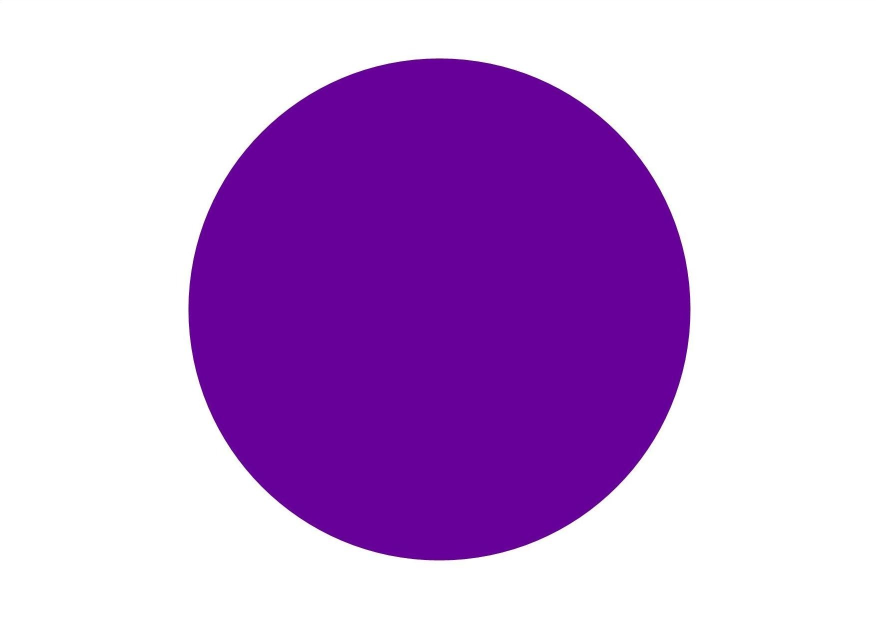
#> input picture data_for_gan/input/1.jpg, 1752 x 1238 px (shown at 1/2 size); its folder holds only this picture in this run
$ jupyter execute --allow-errors cv.ipynb
#> lines starting #> are read from the running program, lines starting #| are printed output that depends on the picture
[cell 1]
import cv2
import numpy as np
import os
import matplotlib.pyplot as plt

folder_path = '../data_for_gan/input'  # Замените на путь к вашей папке

for root, dirs, files in os.walk(folder_path):
    for file in files:
        file_path = os.path.join(root, file)
        image = cv2.imread(file_path)
#> image is the input picture: shape (1238, 1752, 3); mean B, G, R 217.6, 161.9, 199.4
        img = cv2.cvtColor(image, cv2.COLOR_BGR2RGB)
        min_values = np.min(img, axis=2)
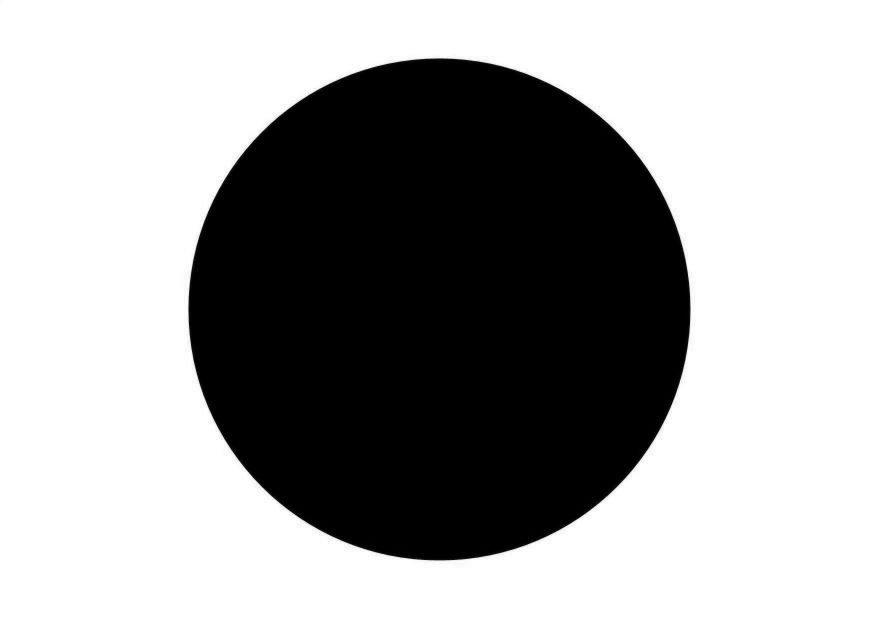
#> min_values: shape (1238, 1752) (shown at 1/2 size); min 0, max 255, mean 161.9
        max_values = np.max(img, axis=2)
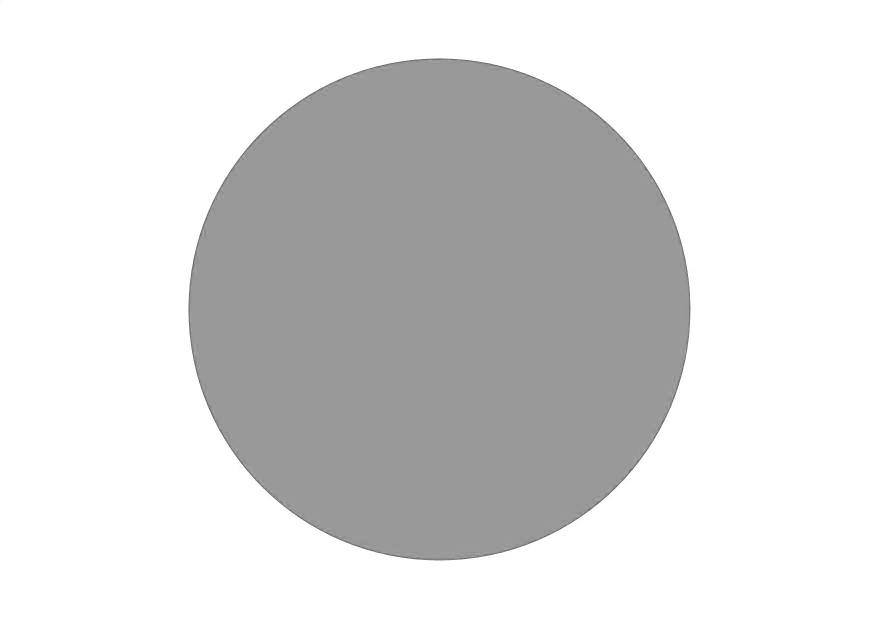
#> max_values: shape (1238, 1752) (shown at 1/2 size); min 73, max 255, mean 217.6

        # Вычисляем разницу между максимальным и минимальным значениями
        channel_diff = max_values - min_values
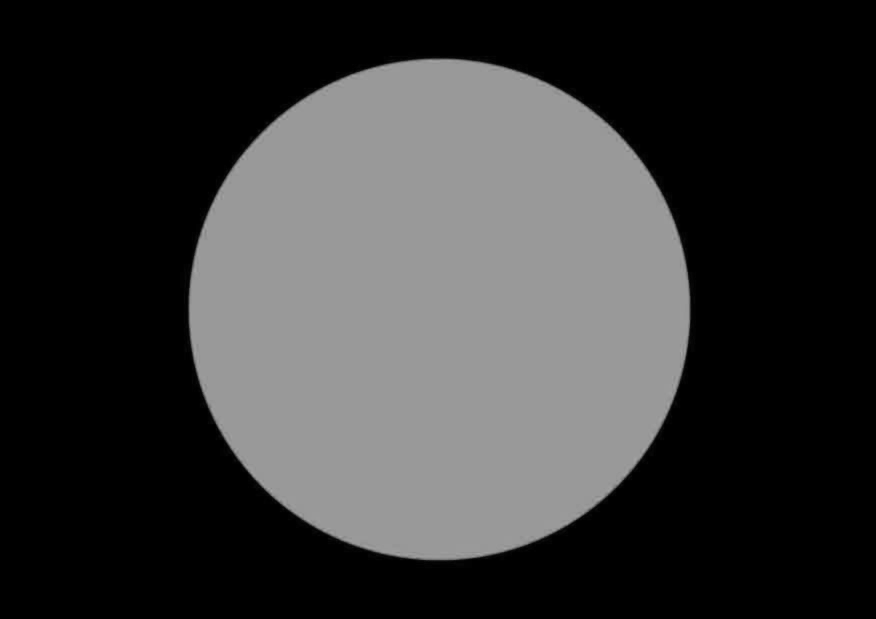
#> channel_diff: shape (1238, 1752) (shown at 1/2 size); min 0, max 170, mean 55.7

        # Создаем новую матрицу, заполненную нулями, размерности (N, M)
        result_matrix = np.zeros_like(min_values, dtype=np.uint8)

        # Устанавливаем значение 1 в пикселях, где разница < 20 в каждом канале
        # и при этом значение в третьем канале (оси 2) <= 128
        # Устанавливаем значение 1 в пикселях, где выполняется одно из двух условий
        result_matrix[np.logical_or(max_values <= 25, (max_values <= 110) & (channel_diff < 20))] = 1

        plt.imshow(result_matrix)
        print(file_path)
        print(result_matrix.shape)
        plt.show()
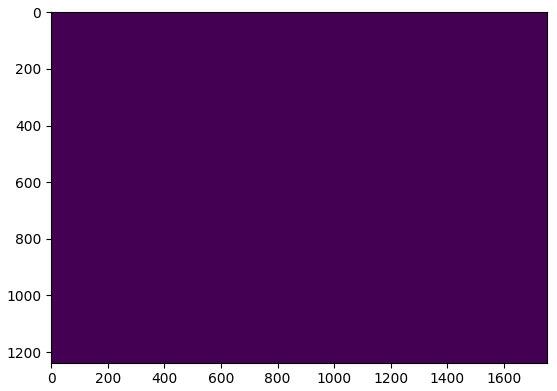
#> figure drawn by matplotlib, 1 panel

# Примените пороговую фильтрацию
# В данном случае, мы используем метод OTSU для автоматического выбора порога

# cv2.waitKey(0)
# cv2.destroyAllWindows()

[cell 2]
exit = (759, 618)

[cell 3]
import cv2
import numpy as np
import os
import matplotlib.pyplot as plt

file_path = '../data_for_gan/input/3.jpg'
image = cv2.imread(file_path)
#> (the rest of this cell did not finish here and is left out)

[cell 4]
x, y = 1, 1
matrix = np.array([ [1, 1, 1, 1, 1, 1, 1,-1,-1, 1],
                    [1, 0, 0, 0, 0, 0, 0, 0, 0,1],
                    [1,49,49,49,49, 0, 0, 0, 0, 1],
                    [1, 0, 0, 0, 0,49, 1, 1, 1, 1],
                    [1, 0, 0,49, 0, 0, 0, 0, 0, 1],
                    [1, 1, 1, 1, 1, 1, 1, 1, 1, 1]])
best_vis = [[], matrix.shape[0]*matrix.shape[1]+1]
matrix[matrix[:, :] == 49] = matrix.shape[0]*matrix.shape[1]+1
matrix[matrix[:, :] == -49] = -(matrix.shape[0]*matrix.shape[1]+1)
def dp_search(i, j, road=[], count=0):
    global matrix
    global best_vis
    if ((i, j) in road):
        return
    road += [(i, j)]
    if ((matrix[i][j] == -matrix.shape[0]*matrix.shape[1]-1) and (count < best_vis[1])):
        best_vis = [road, count]
        return
    if (i-1 >= 0):
        dp_search(i-1, j, road, count+1)
        if (j-1 >= 0):
            dp_search(i-1, j-1, road, count+1)
        if (j+1 < matrix.shape[1]):
            dp_search(i-1, j+1, road, count+1)
    if (i+1 < matrix.shape[0]):
        dp_search(i+1, j, road, count+1)
        if (j-1 >= 0):
            dp_search(i+1, j-1, road, count+1)

$ run again, on data_for_gan/input/2.jpg
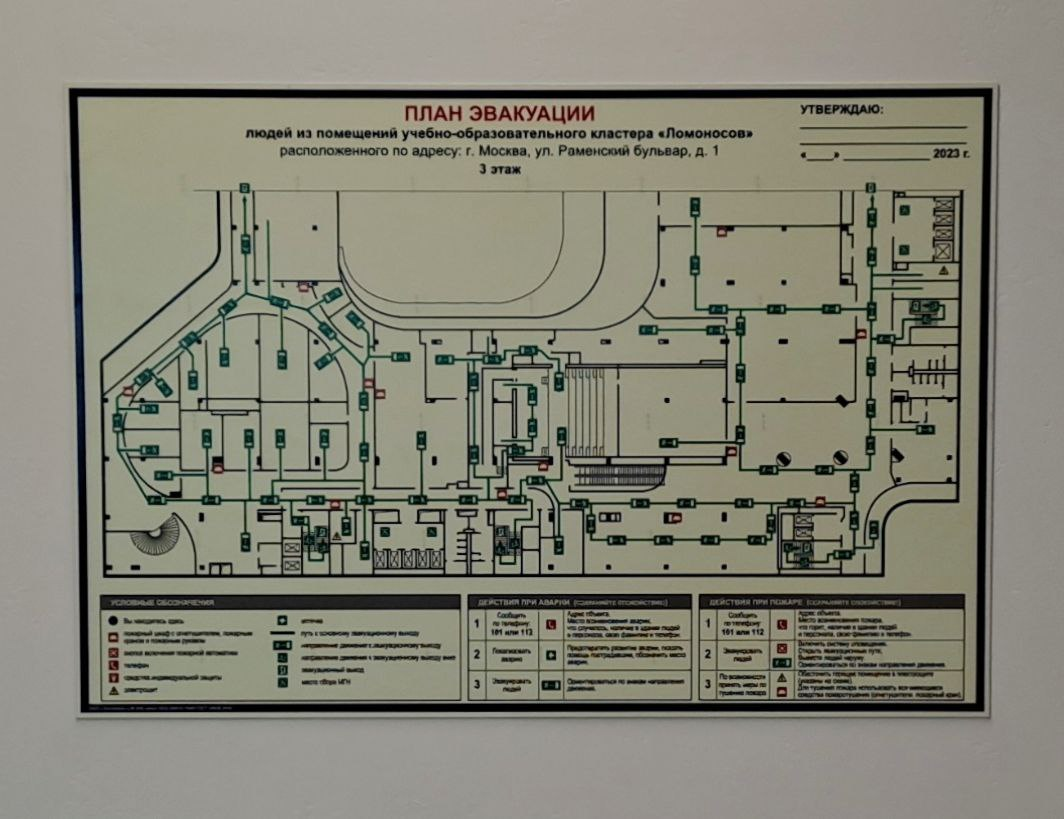
#> input picture data_for_gan/input/2.jpg, 1064 x 819 px
#> image is the input picture: shape (819, 1064, 3); mean B, G, R 118.3, 131.9, 132.8
#> `channel_diff = max_values - min_values`:
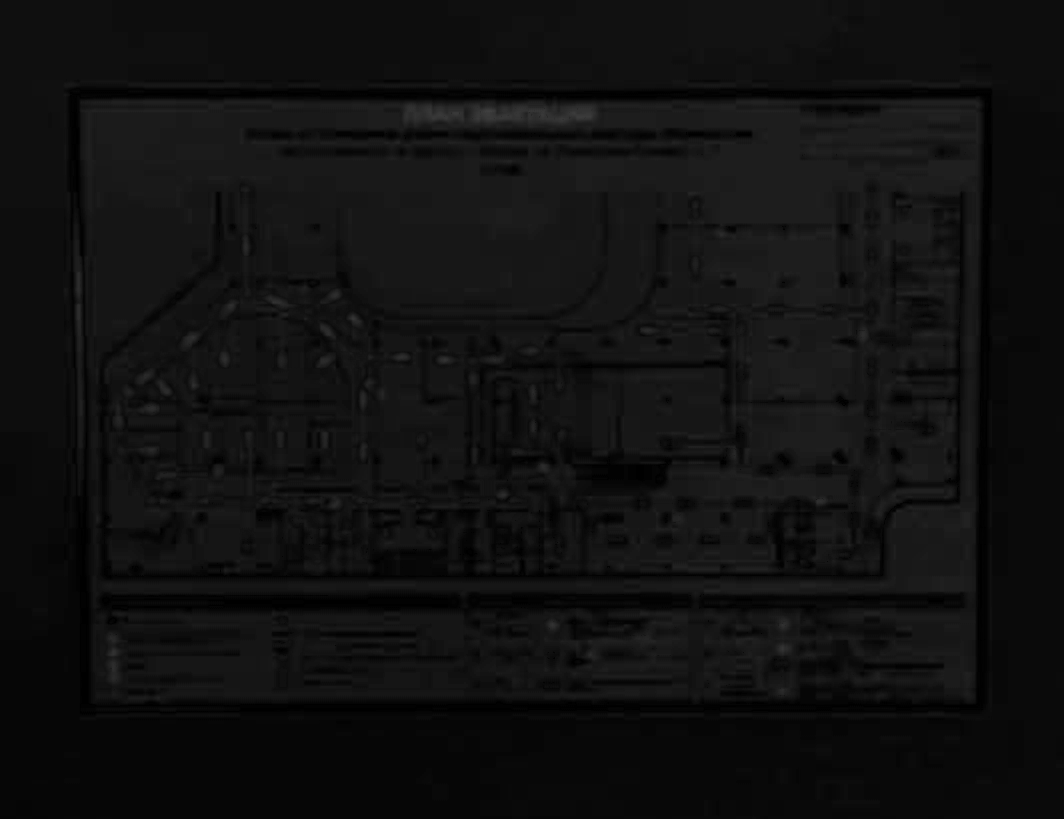
#> channel_diff: shape (819, 1064); min 0, max 64, mean 16.3
#> `plt.show()`:
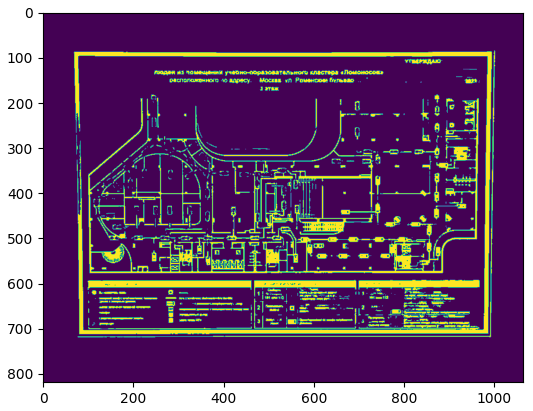
#> figure drawn by matplotlib, 1 panel

$ run again, on data_for_gan/input/3.jpg
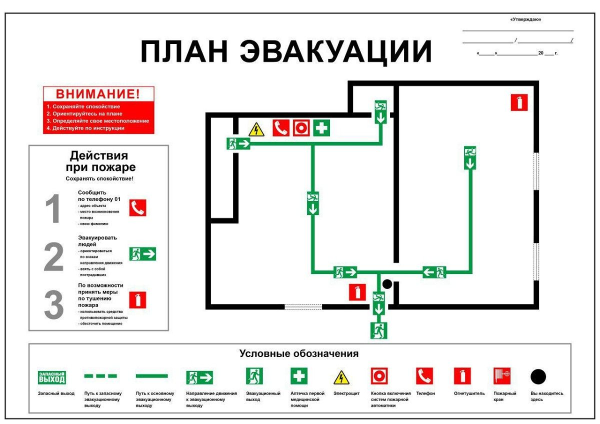
#> input picture data_for_gan/input/3.jpg, 1200 x 847 px (shown at 1/2 size)
#> image is the input picture: shape (847, 1200, 3); mean B, G, R 227.9, 229.5, 231.6
#> `channel_diff = max_values - min_values`:
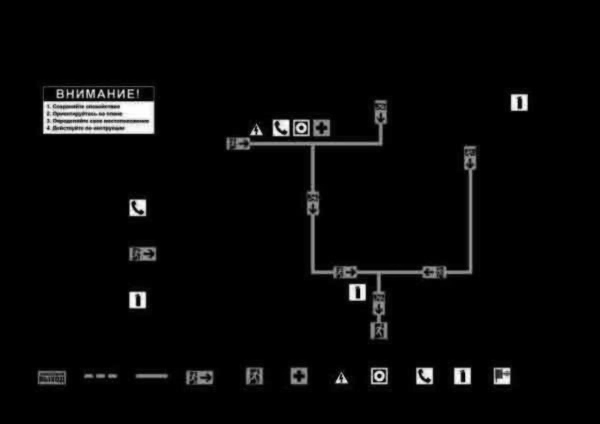
#> channel_diff: shape (847, 1200) (shown at 1/2 size); min 0, max 255, mean 8.1
#> `plt.show()`:
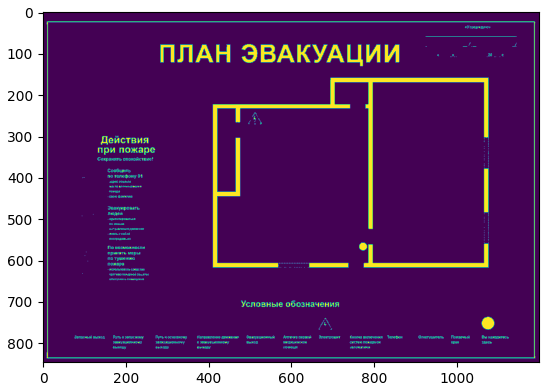
#> figure drawn by matplotlib, 1 panel
